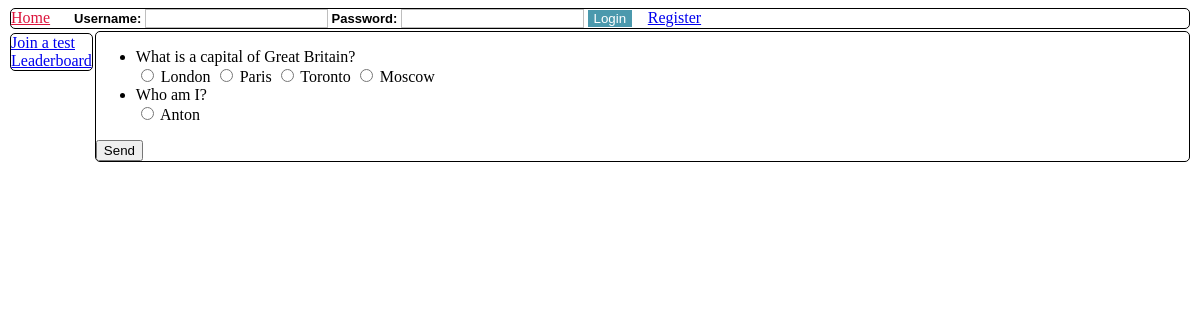
The app's page /play/1 with its own data.
### orm.py (models this page shows)
class BaseModel(Model):
    class Meta:
        database = db

class Question(BaseModel):
    number = IntegerField()
    content = TextField()
    correct_answer = IntegerField()
    test = ForeignKeyField(Test, backref="questions")

class Answer(BaseModel):
    number = IntegerField()
    content = TextField()
    question = ForeignKeyField(Question, backref="answers")

### app.py (the view)
@app.route('/play/<int:ident>')
def page_list_test(ident):
    questions = Test.get_by_id(ident).questions
    return render_template("p_user_test_take.html", model=questions, id=ident)

### app.py (called while the page is built)
@app.before_request
def before_request():
    db.connect()

@app.after_request
def after_request(response):
    db.close()
    return response

### templates/p_user_test_take.html
{% extends "t_base.html" %}
{% block content %}
    <div class="left">
        <form method="post" action="{{ url_for('action_eval_test', ident=id) }}">
            <ul>
            {% for i in model %}
                <li>
                    {{ i.content }} <br>
                    {% set first=True %}
                    {% for j in i.answers %}
                        <label><input type="radio" name="q{{ i.number }}" value="{{ j.number }}"
                                {% if first %} required {% set first=False %} {% endif %}  > {{ j.content }}  </label>
                    {% endfor %}
                </li>
            {% endfor %}
            </ul>
            <input type="submit" value="Send">
        </form>
    </div>
{% endblock %}

### records on screen
Question: content "What is a capital of Great Britain?"
Answer: content "London"
Answer: content "Paris"
Answer: content "Toronto"
Answer: content "Moscow"
Question: content "Who am I?"
Answer: content "Anton"
